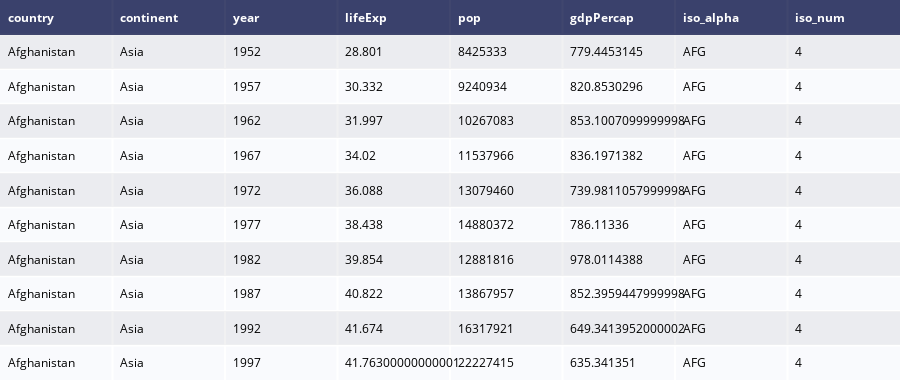

Notebook source saved alongside this figure:
### Code cell
gapminder = px.data.gapminder() # The gapminder dataset

# Create a beautiful table
table = create_table(gapminder.head(10))
py.iplot(table)

### Figure 1 — Plotly figure (JSON) as saved in the notebook; plotly's stock layout.template omitted (floating-point values rounded to 4 significant figures)
{"data": [{"colorscale": [[0, "#00083e"], [0.5, "#ededee"], [1, "#ffffff"]], "hoverinfo": "none", "opacity": 0.75, "showscale": false, "type": "heatmap", "z": [[0, 0, 0, 0, 0, 0, 0, 0], [0.5, 0.5, 0.5, 0.5, 0.5, 0.5, 0.5, 0.5], [1, 1, 1, 1, 1, 1, 1, 1], [0.5, 0.5, 0.5, 0.5, 0.5, 0.5, 0.5, 0.5], [1, 1, 1, 1, 1, 1, 1, 1], [0.5, 0.5, 0.5, 0.5, 0.5, 0.5, 0.5, 0.5], [1, 1, 1, 1, 1, 1, 1, 1], [0.5, 0.5, 0.5, 0.5, 0.5, 0.5, 0.5, 0.5], [1, 1, 1, 1, 1, 1, 1, 1], [0.5, 0.5, 0.5, 0.5, 0.5, 0.5, 0.5, 0.5], [1, 1, 1, 1, 1, 1, 1, 1]]}], "layout": {"annotations": [{"align": "left", "font": {"color": "#ffffff"}, "showarrow": false, "text": "<b>country</b>", "x": -0.45, "xanchor": "left", "xref": "x", "y": 0, "yref": "y"}, {"align": "left", "font": {"color": "#ffffff"}, "showarrow": false, "text": "<b>continent</b>", "x": 0.55, "xanchor": "left", "xref": "x", "y": 0, "yref": "y"}, {"align": "left", "font": {"color": "#ffffff"}, "showarrow": false, "text": "<b>year</b>", "x": 1.55, "xanchor": "left", "xref": "x", "y": 0, "yref": "y"}, {"align": "left", "font": {"color": "#ffffff"}, "showarrow": false, "text": "<b>lifeExp</b>", "x": 2.55, "xanchor": "left", "xref": "x", "y": 0, "yref": "y"}, {"align": "left", "font": {"color": "#ffffff"}, "showarrow": false, "text": "<b>pop</b>", "x": 3.55, "xanchor": "left", "xref": "x", "y": 0, "yref": "y"}, {"align": "left", "font": {"color": "#ffffff"}, "showarrow": false, "text": "<b>gdpPercap</b>", "x": 4.55, "xanchor": "left", "xref": "x", "y": 0, "yref": "y"}, {"align": "left", "font": {"color": "#ffffff"}, "showarrow": false, "text": "<b>iso_alpha</b>", "x": 5.55, "xanchor": "left", "xref": "x", "y": 0, "yref": "y"}, {"align": "left", "font": {"color": "#ffffff"}, "showarrow": false, "text": "<b>iso_num</b>", "x": 6.55, "xanchor": "left", "xref": "x", "y": 0, "yref": "y"}, {"align": "left", "font": {"color": "#000000"}, "showarrow": false, "text": "Afghanistan", "x": -0.45, "xanchor": "left", "xref": "x", "y": 1, "yref": "y"}, {"align": "left", "font": {"color": "#000000"}, "showarrow": false, "text": "Asia", "x": 0.55, "xanchor": "left", "xref": "x", "y": 1, "yref": "y"}, {"align": "left", "font": {"color": "#000000"}, "showarrow": false, "text": "1952", "x": 1.55, "xanchor": "left", "xref": "x", "y": 1, "yref": "y"}, {"align": "left", "font": {"color": "#000000"}, "showarrow": false, "text": "28.801", "x": 2.55, "xanchor": "left", "xref": "x", "y": 1, "yref": "y"}, {"align": "left", "font": {"color": "#000000"}, "showarrow": false, "text": "8425333", "x": 3.55, "xanchor": "left", "xref": "x", "y": 1, "yref": "y"}, {"align": "left", "font": {"color": "#000000"}, "showarrow": false, "text": "779.4453145", "x": 4.55, "xanchor": "left", "xref": "x", "y": 1, "yref": "y"}, {"align": "left", "font": {"color": "#000000"}, "showarrow": false, "text": "AFG", "x": 5.55, "xanchor": "left", "xref": "x", "y": 1, "yref": "y"}, {"align": "left", "font": {"color": "#000000"}, "showarrow": false, "text": "4", "x": 6.55, "xanchor": "left", "xref": "x", "y": 1, "yref": "y"}, {"align": "left", "font": {"color": "#000000"}, "showarrow": false, "text": "Afghanistan", "x": -0.45, "xanchor": "left", "xref": "x", "y": 2, "yref": "y"}, {"align": "left", "font": {"color": "#000000"}, "showarrow": false, "text": "Asia", "x": 0.55, "xanchor": "left", "xref": "x", "y": 2, "yref": "y"}, {"align": "left", "font": {"color": "#000000"}, "showarrow": false, "text": "1957", "x": 1.55, "xanchor": "left", "xref": "x", "y": 2, "yref": "y"}, {"align": "left", "font": {"color": "#000000"}, "showarrow": false, "text": "30.332", "x": 2.55, "xanchor": "left", "xref": "x", "y": 2, "yref": "y"}, {"align": "left", "font": {"color": "#000000"}, "showarrow": false, "text": "9240934", "x": 3.55, "xanchor": "left", "xref": "x", "y": 2, "yref": "y"}, {"align": "left", "font": {"color": "#000000"}, "showarrow": false, "text": "820.8530296", "x": 4.55, "xanchor": "left", "xref": "x", "y": 2, "yref": "y"}, {"align": "left", "font": {"color": "#000000"}, "showarrow": false, "text": "AFG", "x": 5.55, "xanchor": "left", "xref": "x", "y": 2, "yref": "y"}, {"align": "left", "font": {"color": "#000000"}, "showarrow": false, "text": "4", "x": 6.55, "xanchor": "left", "xref": "x", "y": 2, "yref": "y"}, {"align": "left", "font": {"color": "#000000"}, "showarrow": false, "text": "Afghanistan", "x": -0.45, "xanchor": "left", "xref": "x", "y": 3, "yref": "y"}, {"align": "left", "font": {"color": "#000000"}, "showarrow": false, "text": "Asia", "x": 0.55, "xanchor": "left", "xref": "x", "y": 3, "yref": "y"}, {"align": "left", "font": {"color": "#000000"}, "showarrow": false, "text": "1962", "x": 1.55, "xanchor": "left", "xref": "x", "y": 3, "yref": "y"}, {"align": "left", "font": {"color": "#000000"}, "showarrow": false, "text": "31.997", "x": 2.55, "xanchor": "left", "xref": "x", "y": 3, "yref": "y"}, {"align": "left", "font": {"color": "#000000"}, "showarrow": false, "text": "10267083", "x": 3.55, "xanchor": "left", "xref": "x", "y": 3, "yref": "y"}, {"align": "left", "font": {"color": "#000000"}, "showarrow": false, "text": "853.1007099999998", "x": 4.55, "xanchor": "left", "xref": "x", "y": 3, "yref": "y"}, {"align": "left", "font": {"color": "#000000"}, "showarrow": false, "text": "AFG", "x": 5.55, "xanchor": "left", "xref": "x", "y": 3, "yref": "y"}, {"align": "left", "font": {"color": "#000000"}, "showarrow": false, "text": "4", "x": 6.55, "xanchor": "left", "xref": "x", "y": 3, "yref": "y"}, {"align": "left", "font": {"color": "#000000"}, "showarrow": false, "text": "Afghanistan", "x": -0.45, "xanchor": "left", "xref": "x", "y": 4, "yref": "y"}, {"align": "left", "font": {"color": "#000000"}, "showarrow": false, "text": "Asia", "x": 0.55, "xanchor": "left", "xref": "x", "y": 4, "yref": "y"}, {"align": "left", "font": {"color": "#000000"}, "showarrow": false, "text": "1967", "x": 1.55, "xanchor": "left", "xref": "x", "y": 4, "yref": "y"}, {"align": "left", "font": {"color": "#000000"}, "showarrow": false, "text": "34.02", "x": 2.55, "xanchor": "left", "xref": "x", "y": 4, "yref": "y"}, {"align": "left", "font": {"color": "#000000"}, "showarrow": false, "text": "11537966", "x": 3.55, "xanchor": "left", "xref": "x", "y": 4, "yref": "y"}, {"align": "left", "font": {"color": "#000000"}, "showarrow": false, "text": "836.1971382", "x": 4.55, "xanchor": "left", "xref": "x", "y": 4, "yref": "y"}, {"align": "left", "font": {"color": "#000000"}, "showarrow": false, "text": "AFG", "x": 5.55, "xanchor": "left", "xref": "x", "y": 4, "yref": "y"}, {"align": "left", "font": {"color": "#000000"}, "showarrow": false, "text": "4", "x": 6.55, "xanchor": "left", "xref": "x", "y": 4, "yref": "y"}, {"align": "left", "font": {"color": "#000000"}, "showarrow": false, "text": "Afghanistan", "x": -0.45, "xanchor": "left", "xref": "x", "y": 5, "yref": "y"}, {"align": "left", "font": {"color": "#000000"}, "showarrow": false, "text": "Asia", "x": 0.55, "xanchor": "left", "xref": "x", "y": 5, "yref": "y"}, {"align": "left", "font": {"color": "#000000"}, "showarrow": false, "text": "1972", "x": 1.55, "xanchor": "left", "xref": "x", "y": 5, "yref": "y"}, {"align": "left", "font": {"color": "#000000"}, "showarrow": false, "text": "36.088", "x": 2.55, "xanchor": "left", "xref": "x", "y": 5, "yref": "y"}, {"align": "left", "font": {"color": "#000000"}, "showarrow": false, "text": "13079460", "x": 3.55, "xanchor": "left", "xref": "x", "y": 5, "yref": "y"}, {"align": "left", "font": {"color": "#000000"}, "showarrow": false, "text": "739.9811057999998", "x": 4.55, "xanchor": "left", "xref": "x", "y": 5, "yref": "y"}, {"align": "left", "font": {"color": "#000000"}, "showarrow": false, "text": "AFG", "x": 5.55, "xanchor": "left", "xref": "x", "y": 5, "yref": "y"}, {"align": "left", "font": {"color": "#000000"}, "showarrow": false, "text": "4", "x": 6.55, "xanchor": "left", "xref": "x", "y": 5, "yref": "y"}, {"align": "left", "font": {"color": "#000000"}, "showarrow": false, "text": "Afghanistan", "x": -0.45, "xanchor": "left", "xref": "x", "y": 6, "yref": "y"}, {"align": "left", "font": {"color": "#000000"}, "showarrow": false, "text": "Asia", "x": 0.55, "xanchor": "left", "xref": "x", "y": 6, "yref": "y"}, {"align": "left", "font": {"color": "#000000"}, "showarrow": false, "text": "1977", "x": 1.55, "xanchor": "left", "xref": "x", "y": 6, "yref": "y"}, {"align": "left", "font": {"color": "#000000"}, "showarrow": false, "text": "38.438", "x": 2.55, "xanchor": "left", "xref": "x", "y": 6, "yref": "y"}, {"align": "left", "font": {"color": "#000000"}, "showarrow": false, "text": "14880372", "x": 3.55, "xanchor": "left", "xref": "x", "y": 6, "yref": "y"}, {"align": "left", "font": {"color": "#000000"}, "showarrow": false, "text": "786.11336", "x": 4.55, "xanchor": "left", "xref": "x", "y": 6, "yref": "y"}, {"align": "left", "font": {"color": "#000000"}, "showarrow": false, "text": "AFG", "x": 5.55, "xanchor": "left", "xref": "x", "y": 6, "yref": "y"}, {"align": "left", "font": {"color": "#000000"}, "showarrow": false, "text": "4", "x": 6.55, "xanchor": "left", "xref": "x", "y": 6, "yref": "y"}, {"align": "left", "font": {"color": "#000000"}, "showarrow": false, "text": "Afghanistan", "x": -0.45, "xanchor": "left", "xref": "x", "y": 7, "yref": "y"}, {"align": "left", "font": {"color": "#000000"}, "showarrow": false, "text": "Asia", "x": 0.55, "xanchor": "left", "xref": "x", "y": 7, "yref": "y"}, {"align": "left", "font": {"color": "#000000"}, "showarrow": false, "text": "1982", "x": 1.55, "xanchor": "left", "xref": "x", "y": 7, "yref": "y"}, {"align": "left", "font": {"color": "#000000"}, "showarrow": false, "text": "39.854", "x": 2.55, "xanchor": "left", "xref": "x", "y": 7, "yref": "y"}, {"align": "left", "font": {"color": "#000000"}, "showarrow": false, "text": "12881816", "x": 3.55, "xanchor": "left", "xref": "x", "y": 7, "yref": "y"}, {"align": "left", "font": {"color": "#000000"}, "showarrow": false, "text": "978.0114388", "x": 4.55, "xanchor": "left", "xref": "x", "y": 7, "yref": "y"}, {"align": "left", "font": {"color": "#000000"}, "showarrow": false, "text": "AFG", "x": 5.55, "xanchor": "left", "xref": "x", "y": 7, "yref": "y"}, {"align": "left", "font": {"color": "#000000"}, "showarrow": false, "text": "4", "x": 6.55, "xanchor": "left", "xref": "x", "y": 7, "yref": "y"}, {"align": "left", "font": {"color": "#000000"}, "showarrow": false, "text": "Afghanistan", "x": -0.45, "xanchor": "left", "xref": "x", "y": 8, "yref": "y"}, {"align": "left", "font": {"color": "#000000"}, "showarrow": false, "text": "Asia", "x": 0.55, "xanchor": "left", "xref": "x", "y": 8, "yref": "y"}, {"align": "left", "font": {"color": "#000000"}, "showarrow": false, "text": "1987", "x": 1.55, "xanchor": "left", "xref": "x", "y": 8, "yref": "y"}, {"align": "left", "font": {"color": "#000000"}, "showarrow": false, "text": "40.822", "x": 2.55, "xanchor": "left", "xref": "x", "y": 8, "yref": "y"}, {"align": "left", "font": {"color": "#000000"}, "showarrow": false, "text": "13867957", "x": 3.55, "xanchor": "left", "xref": "x", "y": 8, "yref": "y"}, {"align": "left", "font": {"color": "#000000"}, "showarrow": false, "text": "852.3959447999998", "x": 4.55, "xanchor": "left", "xref": "x", "y": 8, "yref": "y"}, {"align": "left", "font": {"color": "#000000"}, "showarrow": false, "text": "AFG", "x": 5.55, "xanchor": "left", "xref": "x", "y": 8, "yref": "y"}, {"align": "left", "font": {"color": "#000000"}, "showarrow": false, "text": "4", "x": 6.55, "xanchor": "left", "xref": "x", "y": 8, "yref": "y"}, {"align": "left", "font": {"color": "#000000"}, "showarrow": false, "text": "Afghanistan", "x": -0.45, "xanchor": "left", "xref": "x", "y": 9, "yref": "y"}, {"align": "left", "font": {"color": "#000000"}, "showarrow": false, "text": "Asia", "x": 0.55, "xanchor": "left", "xref": "x", "y": 9, "yref": "y"}, {"align": "left", "font": {"color": "#000000"}, "showarrow": false, "text": "1992", "x": 1.55, "xanchor": "left", "xref": "x", "y": 9, "yref": "y"}, {"align": "left", "font": {"color": "#000000"}, "showarrow": false, "text": "41.674", "x": 2.55, "xanchor": "left", "xref": "x", "y": 9, "yref": "y"}, {"align": "left", "font": {"color": "#000000"}, "showarrow": false, "text": "16317921", "x": 3.55, "xanchor": "left", "xref": "x", "y": 9, "yref": "y"}, {"align": "left", "font": {"color": "#000000"}, "showarrow": false, "text": "649.3413952000002", "x": 4.55, "xanchor": "left", "xref": "x", "y": 9, "yref": "y"}, {"align": "left", "font": {"color": "#000000"}, "showarrow": false, "text": "AFG", "x": 5.55, "xanchor": "left", "xref": "x", "y": 9, "yref": "y"}, {"align": "left", "font": {"color": "#000000"}, "showarrow": false, "text": "4", "x": 6.55, "xanchor": "left", "xref": "x", "y": 9, "yref": "y"}, {"align": "left", "font": {"color": "#000000"}, "showarrow": false, "text": "Afghanistan", "x": -0.45, "xanchor": "left", "xref": "x", "y": 10, "yref": "y"}, {"align": "left", "font": {"color": "#000000"}, "showarrow": false, "text": "Asia", "x": 0.55, "xanchor": "left", "xref": "x", "y": 10, "yref": "y"}, {"align": "left", "font": {"color": "#000000"}, "showarrow": false, "text": "1997", "x": 1.55, "xanchor": "left", "xref": "x", "y": 10, "yref": "y"}, {"align": "left", "font": {"color": "#000000"}, "showarrow": false, "text": "41.76300000000001", "x": 2.55, "xanchor": "left", "xref": "x", "y": 10, "yref": "y"}, {"align": "left", "font": {"color": "#000000"}, "showarrow": false, "text": "22227415", "x": 3.55, "xanchor": "left", "xref": "x", "y": 10, "yref": "y"}, {"align": "left", "font": {"color": "#000000"}, "showarrow": false, "text": "635.341351", "x": 4.55, "xanchor": "left", "xref": "x", "y": 10, "yref": "y"}, {"align": "left", "font": {"color": "#000000"}, "showarrow": false, "text": "AFG", "x": 5.55, "xanchor": "left", "xref": "x", "y": 10, "yref": "y"}, {"align": "left", "font": {"color": "#000000"}, "showarrow": false, "text": "4", "x": 6.55, "xanchor": "left", "xref": "x", "y": 10, "yref": "y"}], "height": 380, "margin": {"b": 0, "l": 0, "r": 0, "t": 0}, "xaxis": {"dtick": 1, "gridwidth": 2, "showticklabels": false, "tick0": -0.5, "ticks": "", "zeroline": false}, "yaxis": {"autorange": "reversed", "dtick": 1, "gridwidth": 2, "showticklabels": false, "tick0": 0.5, "ticks": "", "zeroline": false}}}
